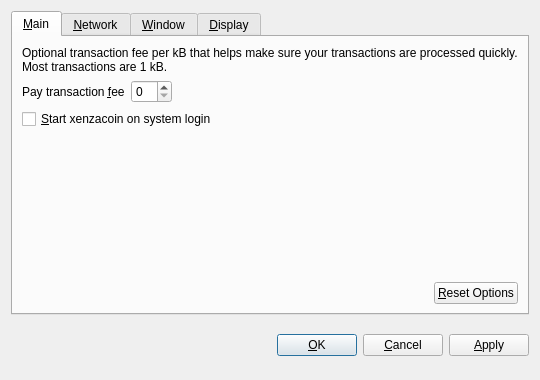
<?xml version="1.0" encoding="UTF-8"?>
<ui version="4.0">
 <class>OptionsDialog</class>
 <widget class="QDialog" name="OptionsDialog">
  <property name="geometry">
   <rect>
    <x>0</x>
    <y>0</y>
    <width>540</width>
    <height>380</height>
   </rect>
  </property>
  <property name="windowTitle">
   <string>Options</string>
  </property>
  <property name="modal">
   <bool>true</bool>
  </property>
  <layout class="QVBoxLayout" name="verticalLayout">
   <item>
    <widget class="QTabWidget" name="tabWidget">
     <property name="tabPosition">
      <enum>QTabWidget::North</enum>
     </property>
     <property name="currentIndex">
      <number>0</number>
     </property>
     <widget class="QWidget" name="tabMain">
      <attribute name="title">
       <string>&amp;Main</string>
      </attribute>
      <layout class="QVBoxLayout" name="verticalLayout_Main">
       <item>
        <widget class="QLabel" name="transactionFeeInfoLabel">
         <property name="text">
          <string>Optional transaction fee per kB that helps make sure your transactions are processed quickly. Most transactions are 1 kB.</string>
         </property>
         <property name="textFormat">
          <enum>Qt::PlainText</enum>
         </property>
         <property name="wordWrap">
          <bool>true</bool>
         </property>
        </widget>
       </item>
       <item>
        <layout class="QHBoxLayout" name="horizontalLayout_1_Main">
         <item>
          <widget class="QLabel" name="transactionFeeLabel">
           <property name="text">
            <string>Pay transaction &amp;fee</string>
           </property>
           <property name="textFormat">
            <enum>Qt::PlainText</enum>
           </property>
           <property name="buddy">
            <cstring>transactionFee</cstring>
           </property>
          </widget>
         </item>
         <item>
          <widget class="BitcoinAmountField" name="transactionFee"/>
         </item>
         <item>
          <spacer name="horizontalSpacer_1_Main">
           <property name="orientation">
            <enum>Qt::Horizontal</enum>
           </property>
           <property name="sizeHint" stdset="0">
            <size>
             <width>40</width>
             <height>20</height>
            </size>
           </property>
          </spacer>
         </item>
        </layout>
       </item>
       <item>
        <widget class="QCheckBox" name="bitcoinAtStartup">
         <property name="toolTip">
          <string>Automatically start xenzacoin after logging in to the system.</string>
         </property>
         <property name="text">
          <string>&amp;Start xenzacoin on system login</string>
         </property>
        </widget>
       </item>
       <item>
        <spacer name="verticalSpacer_Main">
         <property name="orientation">
          <enum>Qt::Vertical</enum>
         </property>
         <property name="sizeHint" stdset="0">
          <size>
           <width>20</width>
           <height>40</height>
          </size>
         </property>
        </spacer>
       </item>
       <item>
        <layout class="QHBoxLayout" name="horizontalLayout_2_Main">
         <item>
          <spacer name="horizontalSpacer_2_Main">
           <property name="orientation">
            <enum>Qt::Horizontal</enum>
           </property>
           <property name="sizeHint" stdset="0">
            <size>
             <width>40</width>
             <height>20</height>
            </size>
           </property>
          </spacer>
         </item>
         <item>
          <widget class="QPushButton" name="resetButton">
           <property name="toolTip">
            <string>Reset all client options to default.</string>
           </property>
           <property name="text">
            <string>&amp;Reset Options</string>
           </property>
           <property name="autoDefault">
            <bool>false</bool>
           </property>
          </widget>
         </item>
        </layout>
       </item>
      </layout>
     </widget>
     <widget class="QWidget" name="tabNetwork">
      <attribute name="title">
       <string>&amp;Network</string>
      </attribute>
      <layout class="QVBoxLayout" name="verticalLayout_Network">
       <item>
        <widget class="QCheckBox" name="mapPortUpnp">
         <property name="toolTip">
          <string>Automatically open the xenzacoin client port on the router. This only works when your router supports UPnP and it is enabled.</string>
         </property>
         <property name="text">
          <string>Map port using &amp;UPnP</string>
         </property>
        </widget>
       </item>
       <item>
        <widget class="QCheckBox" name="connectSocks">
         <property name="toolTip">
          <string>Connect to the xenzacoin network through a SOCKS proxy (e.g. when connecting through Tor).</string>
         </property>
         <property name="text">
          <string>&amp;Connect through SOCKS proxy:</string>
         </property>
        </widget>
       </item>
       <item>
        <layout class="QHBoxLayout" name="horizontalLayout_Network">
         <item>
          <widget class="QLabel" name="proxyIpLabel">
           <property name="text">
            <string>Proxy &amp;IP:</string>
           </property>
           <property name="textFormat">
            <enum>Qt::PlainText</enum>
           </property>
           <property name="buddy">
            <cstring>proxyIp</cstring>
           </property>
          </widget>
         </item>
         <item>
          <widget class="QValidatedLineEdit" name="proxyIp">
           <property name="maximumSize">
            <size>
             <width>140</width>
             <height>16777215</height>
            </size>
           </property>
           <property name="toolTip">
            <string>IP address of the proxy (e.g. 127.0.0.1)</string>
           </property>
          </widget>
         </item>
         <item>
          <widget class="QLabel" name="proxyPortLabel">
           <property name="text">
            <string>&amp;Port:</string>
           </property>
           <property name="textFormat">
            <enum>Qt::PlainText</enum>
           </property>
           <property name="buddy">
            <cstring>proxyPort</cstring>
           </property>
          </widget>
         </item>
         <item>
          <widget class="QLineEdit" name="proxyPort">
           <property name="maximumSize">
            <size>
             <width>55</width>
             <height>16777215</height>
            </size>
           </property>
           <property name="toolTip">
            <string>Port of the proxy (e.g. 9050)</string>
           </property>
          </widget>
         </item>
         <item>
          <widget class="QLabel" name="socksVersionLabel">
           <property name="text">
            <string>SOCKS &amp;Version:</string>
           </property>
           <property name="textFormat">
            <enum>Qt::PlainText</enum>
           </property>
           <property name="buddy">
            <cstring>socksVersion</cstring>
           </property>
          </widget>
         </item>
         <item>
          <widget class="QValueComboBox" name="socksVersion">
           <property name="toolTip">
            <string>SOCKS version of the proxy (e.g. 5)</string>
           </property>
          </widget>
         </item>
         <item>
          <spacer name="horizontalSpacer_Network">
           <property name="orientation">
            <enum>Qt::Horizontal</enum>
           </property>
           <property name="sizeHint" stdset="0">
            <size>
             <width>40</width>
             <height>20</height>
            </size>
           </property>
          </spacer>
         </item>
        </layout>
       </item>
       <item>
        <spacer name="verticalSpacer_Network">
         <property name="orientation">
          <enum>Qt::Vertical</enum>
         </property>
         <property name="sizeHint" stdset="0">
          <size>
           <width>20</width>
           <height>40</height>
          </size>
         </property>
        </spacer>
       </item>
      </layout>
     </widget>
     <widget class="QWidget" name="tabWindow">
      <attribute name="title">
       <string>&amp;Window</string>
      </attribute>
      <layout class="QVBoxLayout" name="verticalLayout_Window">
       <item>
        <widget class="QCheckBox" name="minimizeToTray">
         <property name="toolTip">
          <string>Show only a tray icon after minimizing the window.</string>
         </property>
         <property name="text">
          <string>&amp;Minimize to the tray instead of the taskbar</string>
         </property>
        </widget>
       </item>
       <item>
        <widget class="QCheckBox" name="minimizeOnClose">
         <property name="toolTip">
          <string>Minimize instead of exit the application when the window is closed. When this option is enabled, the application will be closed only after selecting Quit in the menu.</string>
         </property>
         <property name="text">
          <string>M&amp;inimize on close</string>
         </property>
        </widget>
       </item>
       <item>
        <spacer name="verticalSpacer_Window">
         <property name="orientation">
          <enum>Qt::Vertical</enum>
         </property>
         <property name="sizeHint" stdset="0">
          <size>
           <width>20</width>
           <height>40</height>
          </size>
         </property>
        </spacer>
       </item>
      </layout>
     </widget>
     <widget class="QWidget" name="tabDisplay">
      <attribute name="title">
       <string>&amp;Display</string>
      </attribute>
      <layout class="QVBoxLayout" name="verticalLayout_Display">
       <item>
        <layout class="QHBoxLayout" name="horizontalLayout_1_Display">
         <item>
          <widget class="QLabel" name="langLabel">
           <property name="text">
            <string>User Interface &amp;language:</string>
           </property>
           <property name="textFormat">
            <enum>Qt::PlainText</enum>
           </property>
           <property name="buddy">
            <cstring>lang</cstring>
           </property>
          </widget>
         </item>
         <item>
          <widget class="QValueComboBox" name="lang">
           <property name="toolTip">
            <string>The user interface language can be set here. This setting will take effect after restarting xenzacoin.</string>
           </property>
          </widget>
         </item>
        </layout>
       </item>
       <item>
        <layout class="QHBoxLayout" name="horizontalLayout_2_Display">
         <item>
          <widget class="QLabel" name="unitLabel">
           <property name="text">
            <string>&amp;Unit to show amounts in:</string>
           </property>
           <property name="textFormat">
            <enum>Qt::PlainText</enum>
           </property>
           <property name="buddy">
            <cstring>unit</cstring>
           </property>
          </widget>
         </item>
         <item>
          <widget class="QValueComboBox" name="unit">
           <property name="toolTip">
            <string>Choose the default subdivision unit to show in the interface and when sending coins.</string>
           </property>
          </widget>
         </item>
        </layout>
       </item>
       <item>
        <widget class="QCheckBox" name="displayAddresses">
         <property name="toolTip">
          <string>Whether to show xenzacoin addresses in the transaction list or not.</string>
         </property>
         <property name="text">
          <string>&amp;Display addresses in transaction list</string>
         </property>
        </widget>
       </item>
       <item>
        <spacer name="verticalSpacer_Display">
         <property name="orientation">
          <enum>Qt::Vertical</enum>
         </property>
         <property name="sizeHint" stdset="0">
          <size>
           <width>20</width>
           <height>40</height>
          </size>
         </property>
        </spacer>
       </item>
      </layout>
     </widget>
    </widget>
   </item>
   <item>
    <layout class="QHBoxLayout" name="horizontalLayout_Buttons">
     <item>
      <spacer name="horizontalSpacer_1">
       <property name="orientation">
        <enum>Qt::Horizontal</enum>
       </property>
       <property name="sizeHint" stdset="0">
        <size>
         <width>40</width>
         <height>48</height>
        </size>
       </property>
      </spacer>
     </item>
     <item>
      <widget class="QLabel" name="statusLabel">
       <property name="font">
        <font>
         <weight>75</weight>
         <bold>true</bold>
        </font>
       </property>
       <property name="text">
        <string/>
       </property>
       <property name="textFormat">
        <enum>Qt::PlainText</enum>
       </property>
       <property name="wordWrap">
        <bool>true</bool>
       </property>
      </widget>
     </item>
     <item>
      <spacer name="horizontalSpacer_2">
       <property name="orientation">
        <enum>Qt::Horizontal</enum>
       </property>
       <property name="sizeHint" stdset="0">
        <size>
         <width>40</width>
         <height>48</height>
        </size>
       </property>
      </spacer>
     </item>
     <item>
      <widget class="QPushButton" name="okButton">
       <property name="text">
        <string>&amp;OK</string>
       </property>
      </widget>
     </item>
     <item>
      <widget class="QPushButton" name="cancelButton">
       <property name="text">
        <string>&amp;Cancel</string>
       </property>
       <property name="autoDefault">
        <bool>false</bool>
       </property>
      </widget>
     </item>
     <item>
      <widget class="QPushButton" name="applyButton">
       <property name="text">
        <string>&amp;Apply</string>
       </property>
       <property name="autoDefault">
        <bool>false</bool>
       </property>
      </widget>
     </item>
    </layout>
   </item>
  </layout>
 </widget>
 <customwidgets>
  <customwidget>
   <class>BitcoinAmountField</class>
   <extends>QSpinBox</extends>
   <header>bitcoinamountfield.h</header>
  </customwidget>
  <customwidget>
   <class>QValueComboBox</class>
   <extends>QComboBox</extends>
   <header>qvaluecombobox.h</header>
  </customwidget>
  <customwidget>
   <class>QValidatedLineEdit</class>
   <extends>QLineEdit</extends>
   <header>qvalidatedlineedit.h</header>
  </customwidget>
 </customwidgets>
 <resources/>
 <connections/>
</ui>
